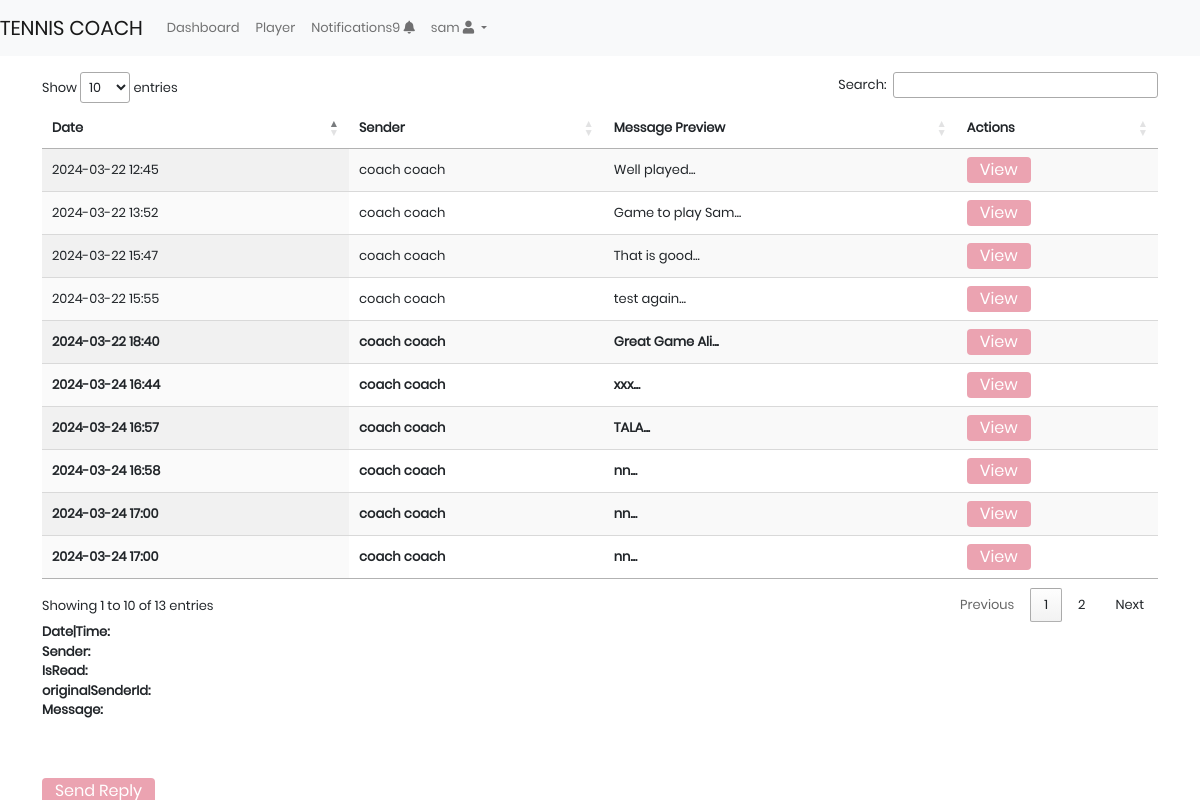
Screenshot of /all_notifications (signed in) with the database file from the repository.
### website/models.py (models this page shows)
class User(db.Model, UserMixin):
    __tablename__ = 'users'
    id = db.Column(db.Integer, primary_key=True)
    Email = db.Column(db.String(150), unique=True)
    Username = db.Column(db.String(150), unique=True)
    Password = db.Column(db.String(150))
    Forename = db.Column(db.String(255), nullable=False)
    Surname = db.Column(db.String(255), nullable=False)
    Role = db.Column(db.String(50), nullable=False)  # 'Player' or 'Coach'
    survey_completed = db.Column(db.Boolean, default=False, nullable=False)
    date_created = db.Column(db.DateTime(timezone=True), default=func.now())
    ratings_given = db.relationship('UserRatings',
                                 foreign_keys='UserRatings.Raterid',
                                 backref='rater',
                                 lazy='dynamic')
    ratings_received = db.relationship('UserRatings',
                                    foreign_keys='UserRatings.Rateeid',
                                    backref='ratee',
                                    lazy='dynamic')

class Notification(db.Model, UserMixin):
    __tablename__ = 'notifications'
    id = db.Column(db.Integer, primary_key=True)
    receiver_id = db.Column(db.Integer, db.ForeignKey('users.id'), nullable=False)  # Recipient
    sender_id = db.Column(db.Integer, db.ForeignKey('users.id'), nullable=False)  # Sender
    match_id = db.Column(db.Integer, db.ForeignKey('matches.id'), nullable=True)
    comment = db.Column(db.Text, nullable=False)
    is_read = db.Column(db.Boolean, default=False, nullable=False)
    timestamp = db.Column(db.DateTime(timezone=True), default=func.now())
    receiver = db.relationship('User', foreign_keys=[receiver_id], backref='notifications_received')
    sender = db.relationship('User', foreign_keys=[sender_id], backref='notifications_sent')
    match = db.relationship('Match', backref='notifications')

### website/views.py (the view)
@views.route('/all_notifications')
@login_required
def all_notifications():
    notifications = Notification.query.filter_by(receiver_id=current_user.id).order_by(Notification.timestamp.desc()).all()
    detailed_notifications = [{
        'id': notification.id,
        'comment': notification.comment,
        'match_id': notification.match_id,
        'sender_id': notification.sender_id,  # Include sender_id if you want to show who sent the notification
        'sender_name': f"{notification.sender.Forename} {notification.sender.Surname}",  # Access sender's name via relationship
        'is_read': notification.is_read,
        'timestamp': notification.timestamp
    } for notification in notifications]
    return render_template('notifications.html', notifications=detailed_notifications, user=current_user)

### website/models.py (called while the page is built)
def count_unread_notifications(user_id):
    count = Notification.query.filter_by(receiver_id=user_id, is_read=False).count()
    return count

### website/templates/notifications.html (shortened to what this page needs)
    {% extends "base.html" %}
    {% block content %}
    <link rel="stylesheet" type="text/css" href="//cdn.datatables.net/1.10.21/css/jquery.dataTables.css">
    <script src="//cdn.datatables.net/1.10.21/js/jquery.dataTables.min.js"></script>
    <body style="background-image: none;" class="light-mode"></body>
    <table id="notificationsTable" class="display">
        <thead>
            <tr>
                <th>Date</th>
                <th>Sender</th>
                <th>Message Preview</th>
                <th>Actions</th>
            </tr>
        </thead>
        <tbody>
            {% for notification in notifications %}
            <tr class="{{ 'bold-text' if not notification.is_read else '' }}">
                <td>{{ notification.timestamp.strftime('%Y-%m-%d %H:%M') }}</td>
                <td>{{ notification['sender_name'] }}</td>
                <td>{{ notification.comment[:50] }}...</td>
                <td>
                    <button type="button" class="btn pink-btn btn-notifications view-btn"
                    data-notification-id="{{ notification.id }}"
                    data-sender-id="{{ notification.sender_id }}"
                    data-date="{{ notification.timestamp }}"
                    data-name="{{ notification.sender_name }}"
                    data-is-read="{{ notification.is_read }}"
                    data-message="{{ notification.comment }}">
                    View</button>
                </td>
            </tr>
            {% endfor %}
        </tbody>
    </table>
    <sl-dialog id="reply_modal" label="Notification Details">
        <span class="bold-text">Date|Time: </span></br>
        <span class="bold-text">Sender: </span></br>
        <span class="bold-text">IsRead: </span></br>
        <span class="bold-text">originalSenderId: </span></br>
        <span class="bold-text">Message:</span></br></br></br>
        <form id="replyForm" method="POST" action="{{ url_for('views.all_reply_to_notification') }}">
        <button type="submit" class="btn pink-btn btn-notifications">Send Reply</button>
        </form>
    </sl-dialog>
    {% endblock %}

### website/templates/base.html (shortened to what this page needs)
<!DOCTYPE html>
<html lang="en">
<head>
  <link rel="stylesheet" href="https://cdn.jsdelivr.net/npm/@shoelace-style/shoelace@2.13.1/cdn/themes/light.css" />
  <link rel="stylesheet" href="https://cdn.datatables.net/1.13.7/css/dataTables.bootstrap5.min.css" />
  <link rel="stylesheet" type="text/css" href="https://cdn.datatables.net/1.11.3/css/jquery.dataTables.css">
  <link rel="stylesheet" href="https://cdn.jsdelivr.net/npm/@shoelace-style/shoelace@2.13.1/cdn/themes/dark.css" />
  <link rel="stylesheet" href="https://cdn.datatables.net/v/dt/jq-3.7.0/dt-1.13.8/af-2.6.0/b-2.4.2/b-colvis-2.4.2/b-html5-2.4.2/b-print-2.4.2/cr-1.7.0/date-1.5.1/rr-1.4.1/sc-2.3.0/sp-2.2.0/sl-1.7.0/datatables.min.css">
  <link rel="stylesheet" href="https://cdn.jsdelivr.net/npm/bootstrap@5.0.2/dist/css/bootstrap.min.css" />
  <link rel="stylesheet" href="https://cdnjs.cloudflare.com/ajax/libs/font-awesome/5.15.4/css/all.min.css">
  <link rel="stylesheet" href="{{ url_for('static', filename='fonts/material-design-iconic-font/css/material-design-iconic-font.css') }}">
  <link rel="stylesheet" href="{{ url_for('static', filename='css/style.css') }}">
</head>
<body>
  <nav class="navbar navbar-expand-lg navbar-light bg-light">
    <a class="navbar-brand" href="#">TENNIS COACH</a>
    <div class="collapse navbar-collapse" id="navbarSupportedContent">
      <ul class="navbar-nav ml-auto">
          {% if user.is_authenticated %}
          <li class="nav-item"><a class="nav-item nav-link" href="/home">Dashboard</a></li>
          {% if current_user.Role == 'Coach' %}
          <li class="nav-item dropdown">
            <a class="nav-link dropdown-toggle" href="#" id="navbarDropdownMenuLink" role="button" data-toggle="dropdown" aria-haspopup="true" aria-expanded="false">
              Ratings <i class="fas fa-chart-line"></i>
            </a>
            <div class="dropdown-menu dropdown-menu-right" aria-labelledby="navbarDropdownMenuLink">
              <a class="dropdown-item" href="/submit-rating">Rate Player</a>
              <a class="dropdown-item" href="/add-rating-category">Add a Category</a>
            </div>
          </li>
          <li class="nav-item dropdown">
            <a class="nav-link dropdown-toggle" href="#" id="navbarDropdownMenuLink" role="button" data-toggle="dropdown" aria-haspopup="true" aria-expanded="false">
              Matches <i class="far fa-clipboard"></i>
            </a>
            <div class="dropdown-menu dropdown-menu-right" aria-labelledby="navbarDropdownMenuLink">
              <a class="dropdown-item" href="/add-school">Add a school</a>
              <a class="dropdown-item" href="/create-event-and-matches">Schedule Matches</a>
            </div>
          </li>
          {% elif current_user.Role == 'Player' %}
          <li class="nav-item"><a class="nav-item nav-link" href="/player">Player</a></li>
          {% endif %}
          <li class="nav-item">
            <a class="nav-link" href="/all_notifications">Notifications<sl-badge variant="danger" pill pulse>{{ unread_notifications_count }}</sl-badge> <i class="fas fa-bell"></i></a>
          </li>
          <li class="nav-item dropdown">
            <a class="nav-link dropdown-toggle" href="#" id="navbarDropdownMenuLink" role="button" data-toggle="dropdown" aria-haspopup="true" aria-expanded="false">
              {{current_user.Forename}} <i class="fas fa-user"></i>
            </a>
          </li>
          {% else %}
          <li class="nav-item"><a class="nav-item nav-link" href="/login">Login</a></li>
          <li class="nav-item"><a class="nav-item nav-link" href="/sign-up">Sign Up</a></li>
          {% endif %}
        </ul>
      </div>
    </nav>
  <div class="container">{% block content %}{% endblock %}</div>
</body>
</html>

### website/static/css/style.css (style rules this page uses)
.bold-text { font-weight: 700; }
:root { --background-color-light: #FFFFFF; --background-color-dark: #353f4c; }
body.light-mode { background-color: var(--background-color-light); }
.btn-notifications { padding:0rem 0.75rem; }
.pink-btn { background-color: #eba3b1; color: white; }
* { -webkit-box-sizing: border-box; -moz-box-sizing: border-box; box-sizing: border-box; }
body { font-family: "Poppins-Regular"; font-size: 13px; margin: 0; background: url("../images/tennis1.png") center bottom; background-size: cover; }
input, textarea, select, button { font-family: "Poppins-Regular"; font-size: 13px; color: #333; }
p, h1, h2, h3, h4, h5, h6, ul { margin: 0; }
ul { padding: 0; margin: 0; list-style: none; }
a { text-decoration: none; }

### rows the page displays
User: Forename "sam"
Notification: timestamp "2024-03-24 17:00", sender_name "coach coach", comment "nn"
Notification: timestamp "2024-03-24 17:00", sender_name "coach coach", comment "nn"
Notification: timestamp "2024-03-24 16:58", sender_name "coach coach", comment "nn"
Notification: timestamp "2024-03-24 16:57", sender_name "coach coach", comment "TALA"
Notification: timestamp "2024-03-24 16:44", sender_name "coach coach", comment "xxx"
Notification: timestamp "2024-03-22 18:40", sender_name "coach coach", comment "Great Game Ali"
Notification: timestamp "2024-03-22 15:55", sender_name "coach coach", comment "test again"
Notification: timestamp "2024-03-22 15:47", sender_name "coach coach", comment "That is good"
Notification: timestamp "2024-03-22 13:52", sender_name "coach coach", comment "Game to play Sam"
Notification: timestamp "2024-03-22 12:45", sender_name "coach coach", comment "Well played"

### other values shown
{{ unread_notifications_count }} "9"
